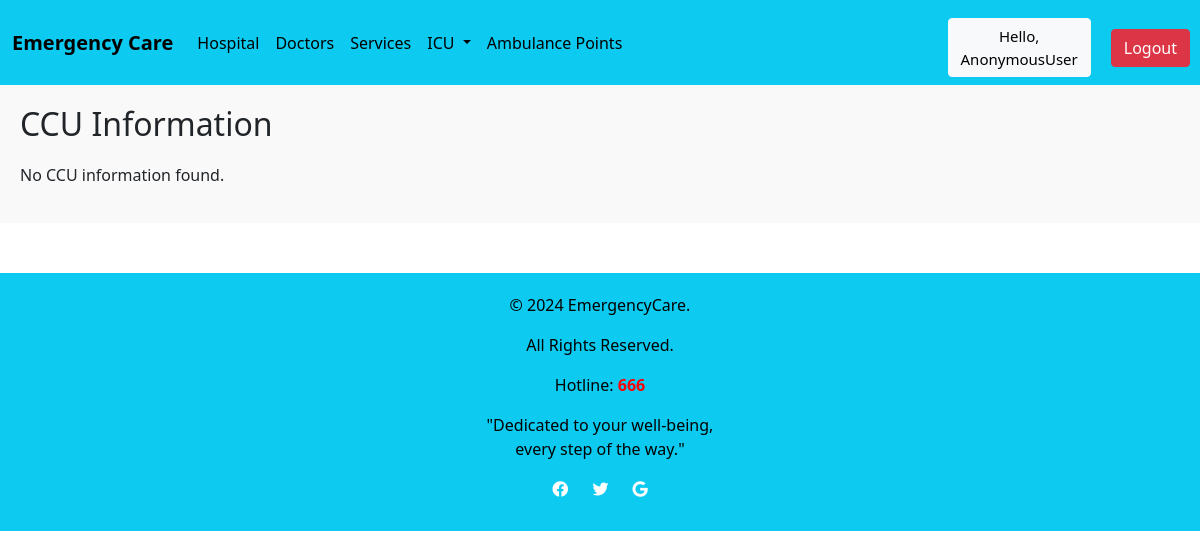
/CCU/, run on an earlier commit of the app's database.
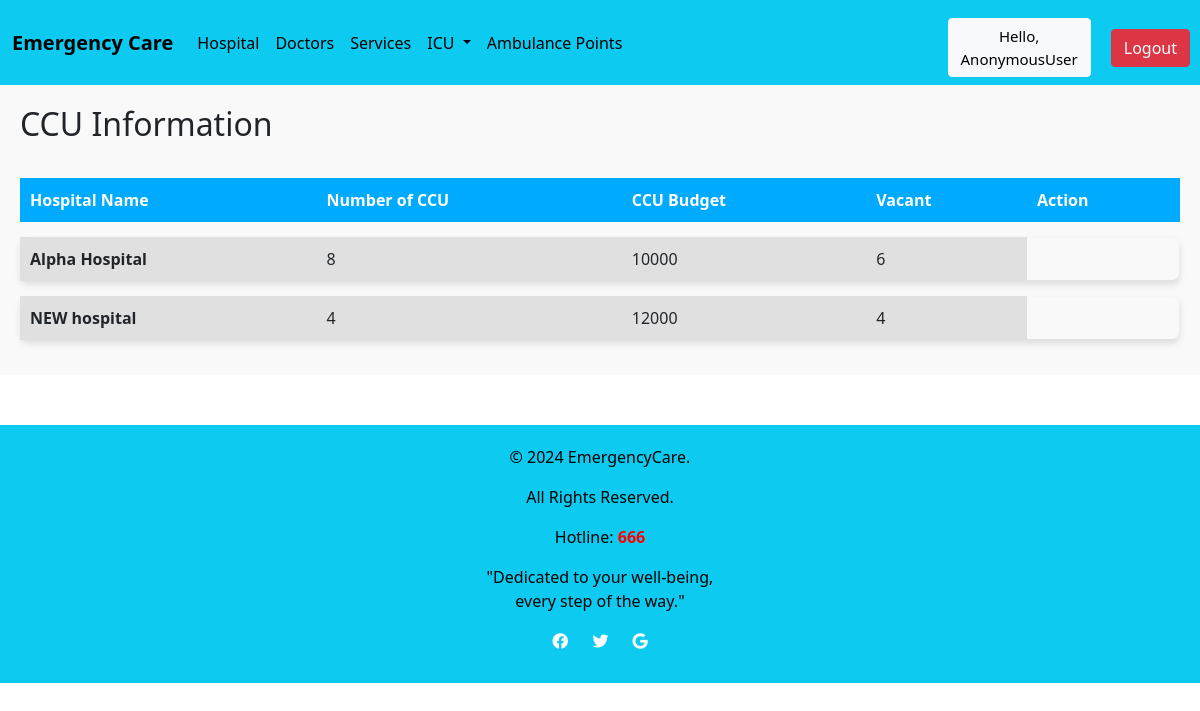
And on a later commit of the database.
### emergencycare/models.py (models this page shows, shortened)
class CCU(models.Model):
    H_Name = models.ForeignKey(Hospital, on_delete=models.CASCADE)
    Number_of_CCU = models.IntegerField(blank=True, null=True)
    CCU_Budget = models.IntegerField(blank=True, null=True)
    Vacant = models.IntegerField(blank=True, null=True)

class Hospital(models.Model):
    H_ID = models.CharField(max_length=200)
    H_name = models.CharField(max_length=200)
    Area_name = models.ForeignKey(Location, on_delete=models.CASCADE)
    image = models.ImageField(upload_to='images/',blank=True, null=True, default='images/default.jpg')
    def __str__(self):
        return self.H_name

### emergencycare/views.py (the view)
# urls.py: path('CCU/',e_views.ccu,name='CCU'),
def ccu(request):
    ccu = CCU.objects.all()
    context = {
        'ccu': ccu,
    }
    return render(request, template_name='CCU.html',context=context)

### templates/CCU.html (shortened to what this page needs)
{% extends 'Home.html' %}
{% block content %}
{% load static %}
<div style="padding: 20px; background-color: #f9f9f9;">
    <h2 style="margin-bottom: 20px;">CCU Information</h2>
    {% if ccu %}
    <table style="width: 100%; border-collapse: separate; border-spacing: 0 15px;">
        <thead>
            <tr style="background-color: #00aaff; color: white; text-align: left; padding: 10px;">
                <th style="padding: 10px;">Hospital Name</th>
                <th style="padding: 10px;">Number of CCU</th>
                <th style="padding: 10px;">CCU Budget</th>
                <th style="padding: 10px;">Vacant</th>
                {% if not request.user.is_staff %}
                <th style="padding: 10px;">Action</th>
                {% endif %}
            </tr>
        </thead>
        <tbody>
            {% for c in ccu %}
            <tr style="background-color: #e0e0e0; box-shadow: 0px 4px 6px rgba(0, 0, 0, 0.1); border-radius: 8px; overflow: hidden;">
                <td style="padding: 10px; font-weight: bold;">{{ c.H_Name }}</td>
                <td style="padding: 10px;">{{ c.Number_of_CCU }}</td>
                <td style="padding: 10px;">{{ c.CCU_Budget }}</td>
                <td style="padding: 10px;">{{ c.Vacant }}</td>
                {% endfor %}
        </tr>
        </tbody>
    </table>
    {% else %}
    <p>No CCU information found.</p>
    {% endif %}
</div>
{% endblock %}

### templates/Home.html (shortened to what this page needs)
<!DOCTYPE html>
<html lang="en">
<head>
    {% load static %}
    <link href="https://cdn.jsdelivr.net/npm/bootstrap-icons@1.10.5/font/bootstrap-icons.css" rel="stylesheet">
    <link href="https://cdn.jsdelivr.net/npm/bootstrap@5.0.2/dist/css/bootstrap.min.css" rel="stylesheet">
</head>
<body>
{% include 'Navbar.html' %}
{% block content %}
{% load static %}
{% endblock %}
{% block footer %}
{% include 'footer.html' %}
{% endblock %}
</body>
</html>

### templates/Navbar.html (shortened to what this page needs)
{% load static %}
  <head>
    <link href="https://cdn.jsdelivr.net/npm/bootstrap@5.0.2/dist/css/bootstrap.min.css" rel="stylesheet">
  </head>
  <body>
<nav class="navbar navbar-expand-md navbar-info bg-info">
    <div class="container-fluid">
<a class="navbar-brand" href="{% url 'Home' %}" style="color: #000"><b>Emergency Care</b>
</a>
        <div class="collapse navbar-collapse" id="navbarNav">
            <ul class="navbar-nav">
                <li class="nav-item active">
                    <a href="{% url 'hospital' %}" class="nav-link" style="color: black;">
                        Hospital
                    </a>
                </li>
        <li class="nav-item active">
                    <a href="{% url 'DoctorList' %}" class="nav-link" style="color: black;">
                        Doctors
                    </a>
        </li>
                <li class="nav-item active">
                    <a href="{% url 'Services' %}" class="nav-link" style="color: black;">
                        Services
                    </a>
        </li>
                <li class="nav-item dropdown">
                    <a href="#" class="nav-link dropdown-toggle" style="color: black;" role="button"
                    data-bs-toggle="dropdown"
                    aria-expanded="false">
                        ICU
                    </a>
                </li>
                <li class="nav-item active">
                    <a href="{% url 'Ambulance' %}" class="nav-link" style="color: black;">
                        Ambulance Points
                    </a>
                </li>
            </ul>
        </div>
    </div>
  <span><a class="btn btn-light" href="{% url 'Users' %}" style=" font-size: 15px; color: #000; margin-right: 20px; margin-top: 10px">Hello, {{request.user}}</a></span>
<span><a class="btn btn-danger" href="{% url 'logout' %}" style="margin-right: 10px; margin-top: 10px" >Logout</a></span>
</nav>
  </body>

### templates/footer.html (shortened to what this page needs)
{% load static %}
<html lang="en">
<head>
    <link rel="stylesheet" href="https://cdnjs.cloudflare.com/ajax/libs/font-awesome/5.15.4/css/all.min.css">
</head>
<body>
<footer class="bg-info">
    <div class="footer-content " style="color: #000">
        <p>&copy; 2024 EmergencyCare.</p>
        <p> All Rights Reserved.</p>
        <p> Hotline: <b style="color: red;">666</b></p>
        <p>"Dedicated to your well-being,<br> every step of the way."</p>
    </div>
    <div class="footer-social">
        <ul>
            <li><a href="#"><i class="fab fa-facebook"></i></a></li>
            <li><a href="#"><i class="fab fa-twitter"></i></a></li>
            <li><a href="#"><i class="fab fa-google"></i></a></li>
        </ul>
    </div>
</footer>
</body>
</html>

### templates/Navbar.html (style rules this page uses)
.btn-light { font-size: 15px; color: #000; margin-right: 20px; }

### templates/footer.html (style rules this page uses)
footer { background-color: #24a0ed; color: #fff; padding: 20px 0; text-align: center; margin-top: 50px; }
.footer-social ul { list-style: none; padding: 0; margin: 10px 0; }
.footer-social ul li { display: inline; margin: 0 10px; }
.footer-social ul li a { color: #fff; text-decoration: none; }

What changed in the data, as far as the page shows it:
added CCU: H_Name "Alpha Hospital", Number_of_CCU "8", CCU_Budget "10000", Vacant "6"
added CCU: H_Name "NEW hospital", Number_of_CCU "4", CCU_Budget "12000", Vacant "4"
Also different on the page:
text no longer shown: "No CCU information found."
text now shown: "Hospital Name Number of CCU CCU Budget Vacant Action"
